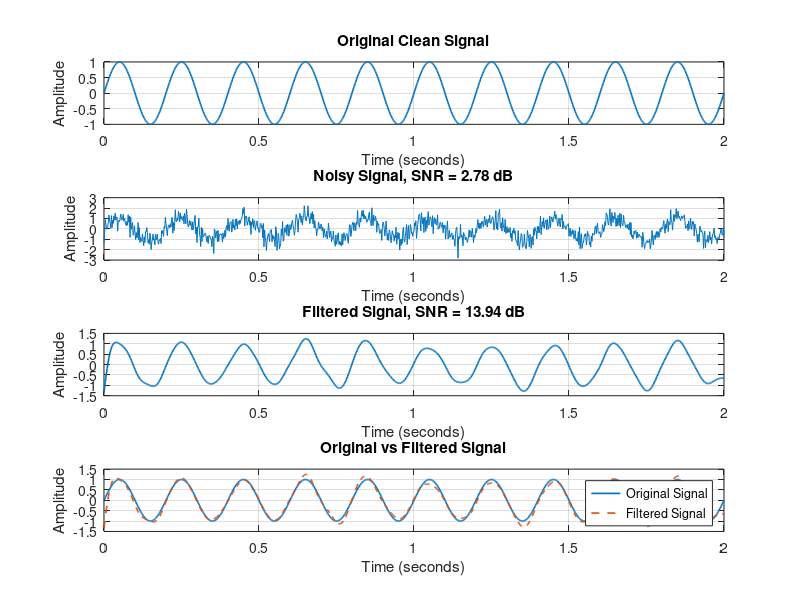

Reproduce this figure in MATLAB.
clc;
clear;
close all;

% Fix random values so the result is repeatable
rng(1);

% Sampling frequency
fs = 500;

% Time duration
T = 2;

% Time vector
t = 0:1/fs:T;

% Clean signal frequency
f_signal = 5;

% Generate clean signal
clean_signal = sin(2*pi*f_signal*t);

% Generate random Gaussian noise
noise_amplitude = 0.5;
noise = noise_amplitude * randn(size(t));

% Add noise to clean signal
noisy_signal = clean_signal + noise;

% Butterworth low-pass filter settings
filter_order = 4;
cutoff_frequency = 15;

% Normalize cutoff frequency
normalized_cutoff = cutoff_frequency / (fs/2);

% Design Butterworth low-pass filter
[b, a] = butter(filter_order, normalized_cutoff, 'low');

% Apply filtering
filtered_signal = filtfilt(b, a, noisy_signal);

% Calculate noise before filtering
input_noise = noisy_signal - clean_signal;

% Calculate remaining error after filtering
output_noise = filtered_signal - clean_signal;

% Calculate signal power
signal_power = mean(clean_signal.^2);

% Calculate noise power before filtering
input_noise_power = mean(input_noise.^2);

% Calculate noise power after filtering
output_noise_power = mean(output_noise.^2);

% Calculate SNR before filtering
SNR_before = 10 * log10(signal_power / input_noise_power);

% Calculate SNR after filtering
SNR_after = 10 * log10(signal_power / output_noise_power);

% Calculate SNR improvement
SNR_improvement = SNR_after - SNR_before;

% Display results
fprintf('SNR before filtering = %.2f dB\n', SNR_before);
fprintf('SNR after filtering  = %.2f dB\n', SNR_after);
fprintf('SNR improvement      = %.2f dB\n', SNR_improvement);

% Plot
figure;

% Clean signal
subplot(4,1,1);
plot(t, clean_signal, 'LineWidth', 1.2);
title('Original Clean Signal');
xlabel('Time (seconds)');
ylabel('Amplitude');
grid on;

% Noisy signal
subplot(4,1,2);
plot(t, noisy_signal);
title(['Noisy Signal, SNR = ', num2str(SNR_before, '%.2f'), ' dB']);
xlabel('Time (seconds)');
ylabel('Amplitude');
grid on;

% Filtered signal
subplot(4,1,3);
plot(t, filtered_signal, 'LineWidth', 1.2);
title(['Filtered Signal, SNR = ', num2str(SNR_after, '%.2f'), ' dB']);
xlabel('Time (seconds)');
ylabel('Amplitude');
grid on;

% Comparison
subplot(4,1,4);
plot(t, clean_signal, 'LineWidth', 1.2);
hold on;
plot(t, filtered_signal, '--', 'LineWidth', 1.2);
title('Original vs Filtered Signal');
xlabel('Time (seconds)');
ylabel('Amplitude');
legend('Original Signal', 'Filtered Signal');
grid on;
hold off;

drawnow;
